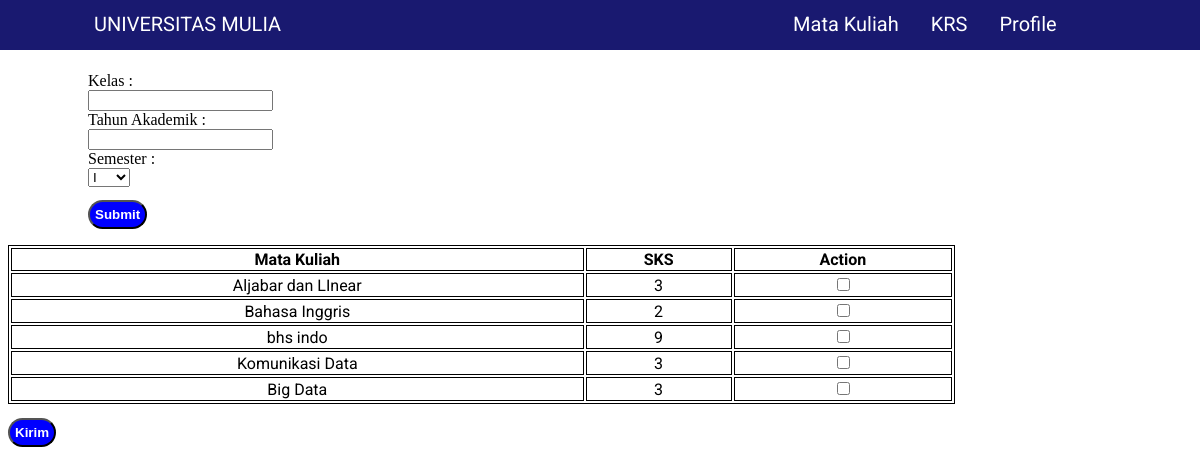
/inputKrs.php?semester=4, run on the app's committed database.
### tables this page shows
CREATE TABLE `matakuliah` (
  `idmk` int(11) NOT NULL,
  `mk` varchar(45) NOT NULL,
  `prodi` varchar(45) NOT NULL,
  `fakultas` varchar(45) NOT NULL,
  `sks` int(45) NOT NULL,
  `semester_mk` int(45) NOT NULL
);

### inputKrs.php (the view, shortened to what this page needs)
<?php
include "function.php";
?>
<!DOCTYPE html>
<html lang="en">
<head>
    <link rel="stylesheet" href="css/dashboard.css">
</head>
<body>
    <div class="navbar">
        <ul>
            <li class="brand"><a href="dashboard.php">UNIVERSITAS MULIA</a></li>
            <li class="link"><a href="#beranda">Mata Kuliah</a></li>
            <li class="link"><a href="#berita">KRS</a></li>
            <li class="link"><a href="profile.php">Profile</a></li>
        </ul>
    </div>
    <div class="semester">
        <form action="" method="POST">
            <label for="">Kelas :</label><br>
            <input type="text" name="kelas"><br>
            <label for="">Tahun Akademik :</label><br>
            <input type="text" name="tahun_akademik"><br>
            <label for="">Semester :</label><br>
            <select name="semester">
                <option value="1">I</option>
            </select><br>
            <button type="submit" class="btn-smt">Submit</button>
        </form>
        <?php
        $semester1 = isset($_REQUEST['semester']) ? ($_REQUEST['semester']) : null;
        $query = mysqli_query($conn, "SELECT idmk, mk, sks FROM matakuliah WHERE semester_mk = '$semester1'");
        ?>
    </div>
    <?php if ($semester1 == true) {?>
    <div class="inputKrs">
        <form action="" method="POST">
            <table style="width:80%">
                <tr>
                    <th>Mata Kuliah</th>
                    <th>SKS</th>
                    <th>Action</th>
                </tr>
                <?php
                while($data = mysqli_fetch_array($query)) { ?>
                <tr>
                    <td><?= $data['mk'] ?></td>
                    <td><?= $data['sks'] ?></td>
                    <td><input type="checkbox" name="idmk[]" value="<?= $data['idmk'] ?>"></td>
                </tr>
                <?php } ?>
            </table>
            <button type="submit" name="inputKrs" class="btn-inputKrs">Kirim</button>
        </form>
    </div>
    <?php }?>
</body>
</html>

### css/dashboard.css (style rules this page uses)
.navbar ul { list-style-type: none; margin: 0; padding: 0; overflow: hidden; background-color: #191970; margin: -10px -10px; }
.navbar li { float: left; }
.navbar .brand { margin-right: 30em; margin-left: 5em; }
.navbar li a { display: block; color: white; text-align: center; padding: 14px 16px; text-decoration: none; font-family: "Roboto"; font-size: 20px; }
.krs table, th, td { border: 1px solid black; text-align: center; font-family: 'Roboto'; }
.semester form { margin-left: 5em; margin-top: 2em; }
.semester form .btn-smt { background-color: blue; color: white; padding: 5px; border-radius: 15px; font-weight: bold; margin-top: 1em; }
.inputKrs table, th, td { border: 1px solid black; text-align: center; font-family: 'Roboto'; margin-top: 1em; }
.inputKrs form .btn-inputKrs { margin-top: 1em; background-color: blue; color: white; padding: 5px; border-radius: 15px; font-weight: bold; }

### data on the page
matakuliah: mk "Aljabar dan LInear", sks "3"
matakuliah: mk "Bahasa Inggris", sks "2"
matakuliah: mk "bhs indo", sks "9"
matakuliah: mk "Komunikasi Data", sks "3"
matakuliah: mk "Big Data", sks "3"
